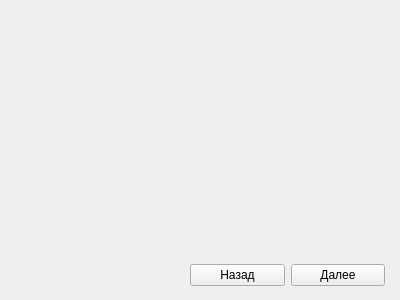
<?xml version="1.0" encoding="UTF-8"?>
<ui version="4.0">
 <class>CircleWindow</class>
 <widget class="QWidget" name="CircleWindow">
  <property name="geometry">
   <rect>
    <x>0</x>
    <y>0</y>
    <width>400</width>
    <height>300</height>
   </rect>
  </property>
  <property name="windowTitle">
   <string>Form</string>
  </property>
  <widget class="QWidget" name="">
   <property name="geometry">
    <rect>
     <x>190</x>
     <y>260</y>
     <width>195</width>
     <height>30</height>
    </rect>
   </property>
   <layout class="QHBoxLayout" name="horizontalLayout">
    <item>
     <widget class="QPushButton" name="pushButton">
      <property name="text">
       <string>Назад</string>
      </property>
     </widget>
    </item>
    <item>
     <widget class="QPushButton" name="pushButton_2">
      <property name="text">
       <string>Далее</string>
      </property>
     </widget>
    </item>
   </layout>
  </widget>
 </widget>
 <resources/>
 <connections/>
</ui>
